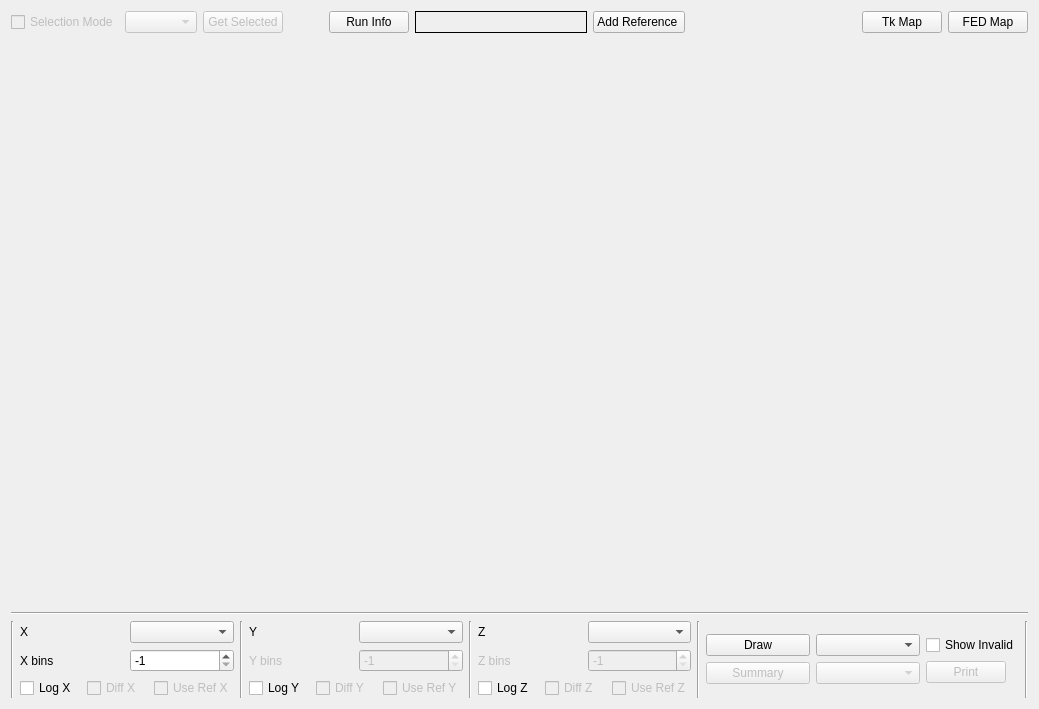
<?xml version="1.0" encoding="UTF-8"?>
<ui version="4.0">
 <class>TreeViewer</class>
 <widget class="QConnectedTabWidget" name="TreeViewer">
  <property name="geometry">
   <rect>
    <x>0</x>
    <y>0</y>
    <width>1039</width>
    <height>709</height>
   </rect>
  </property>
  <property name="windowTitle">
   <string>Tree Viewer</string>
  </property>
  <layout class="QGridLayout" name="gridLayout_2">
   <item row="0" column="0">
    <layout class="QVBoxLayout" name="verticalLayout_5">
     <item>
      <layout class="QHBoxLayout" name="horizontalLayout_4">
       <item>
        <layout class="QHBoxLayout" name="horizontalLayout_2">
         <item>
          <widget class="QCheckBox" name="chkSelMode">
           <property name="enabled">
            <bool>false</bool>
           </property>
           <property name="text">
            <string>Selection Mode</string>
           </property>
          </widget>
         </item>
         <item>
          <widget class="QComboBox" name="cmbCutOpt">
           <property name="enabled">
            <bool>false</bool>
           </property>
           <property name="sizePolicy">
            <sizepolicy hsizetype="Preferred" vsizetype="Fixed">
             <horstretch>0</horstretch>
             <verstretch>0</verstretch>
            </sizepolicy>
           </property>
          </widget>
         </item>
         <item>
          <widget class="QPushButton" name="btnGetSelected">
           <property name="enabled">
            <bool>false</bool>
           </property>
           <property name="text">
            <string>Get Selected</string>
           </property>
          </widget>
         </item>
         <item>
          <spacer name="horizontalSpacer_3">
           <property name="orientation">
            <enum>Qt::Horizontal</enum>
           </property>
           <property name="sizeHint" stdset="0">
            <size>
             <width>40</width>
             <height>20</height>
            </size>
           </property>
          </spacer>
         </item>
        </layout>
       </item>
       <item>
        <widget class="QPushButton" name="btnRunInfo">
         <property name="text">
          <string>Run Info</string>
         </property>
        </widget>
       </item>
       <item>
        <widget class="QLabel" name="lblInfo">
         <property name="sizePolicy">
          <sizepolicy hsizetype="Expanding" vsizetype="Preferred">
           <horstretch>0</horstretch>
           <verstretch>0</verstretch>
          </sizepolicy>
         </property>
         <property name="frameShape">
          <enum>QFrame::Box</enum>
         </property>
         <property name="text">
          <string/>
         </property>
        </widget>
       </item>
       <item>
        <widget class="QPushButton" name="btnRef">
         <property name="text">
          <string>Add Reference </string>
         </property>
        </widget>
       </item>
       <item>
        <spacer name="horizontalSpacer">
         <property name="orientation">
          <enum>Qt::Horizontal</enum>
         </property>
         <property name="sizeHint" stdset="0">
          <size>
           <width>40</width>
           <height>20</height>
          </size>
         </property>
        </spacer>
       </item>
       <item>
        <widget class="QPushButton" name="btnTkMap">
         <property name="text">
          <string>Tk Map</string>
         </property>
        </widget>
       </item>
       <item>
        <widget class="QPushButton" name="btnFedMap">
         <property name="text">
          <string>FED Map</string>
         </property>
        </widget>
       </item>
      </layout>
     </item>
     <item>
      <layout class="QGridLayout" name="gridLayout">
       <item row="0" column="0">
        <widget class="CustomTQtWidget" name="qtCanvas" native="true">
         <property name="enabled">
          <bool>true</bool>
         </property>
         <property name="sizePolicy">
          <sizepolicy hsizetype="Expanding" vsizetype="Expanding">
           <horstretch>0</horstretch>
           <verstretch>0</verstretch>
          </sizepolicy>
         </property>
         <property name="minimumSize">
          <size>
           <width>500</width>
           <height>500</height>
          </size>
         </property>
         <property name="autoFillBackground">
          <bool>true</bool>
         </property>
        </widget>
       </item>
      </layout>
     </item>
     <item>
      <widget class="Line" name="line_6">
       <property name="orientation">
        <enum>Qt::Horizontal</enum>
       </property>
      </widget>
     </item>
     <item>
      <layout class="QHBoxLayout" name="horizontalLayout_12">
       <item>
        <widget class="Line" name="line_4">
         <property name="orientation">
          <enum>Qt::Vertical</enum>
         </property>
        </widget>
       </item>
       <item>
        <layout class="QHBoxLayout" name="horizontalLayout_11">
         <item>
          <layout class="QVBoxLayout" name="xLayout">
           <item>
            <layout class="QHBoxLayout" name="horizontalLayout">
             <item>
              <widget class="QLabel" name="lblX">
               <property name="sizePolicy">
                <sizepolicy hsizetype="Minimum" vsizetype="Minimum">
                 <horstretch>0</horstretch>
                 <verstretch>0</verstretch>
                </sizepolicy>
               </property>
               <property name="text">
                <string>X</string>
               </property>
               <property name="buddy">
                <cstring>cmbX</cstring>
               </property>
              </widget>
             </item>
             <item>
              <widget class="QComboBox" name="cmbX"/>
             </item>
            </layout>
           </item>
           <item>
            <layout class="QHBoxLayout" name="horizontalLayout_5">
             <item>
              <widget class="QLabel" name="lblXBins">
               <property name="sizePolicy">
                <sizepolicy hsizetype="Minimum" vsizetype="Preferred">
                 <horstretch>0</horstretch>
                 <verstretch>0</verstretch>
                </sizepolicy>
               </property>
               <property name="text">
                <string>X bins</string>
               </property>
              </widget>
             </item>
             <item>
              <widget class="QSpinBox" name="xSpinBins">
               <property name="minimum">
                <number>-1</number>
               </property>
               <property name="maximum">
                <number>100000</number>
               </property>
               <property name="value">
                <number>-1</number>
               </property>
              </widget>
             </item>
            </layout>
           </item>
           <item>
            <layout class="QHBoxLayout" name="horizontalLayout_10">
             <item>
              <widget class="QCheckBox" name="chkLogX">
               <property name="text">
                <string>Log X</string>
               </property>
              </widget>
             </item>
             <item>
              <widget class="QCheckBox" name="chkDiffX">
               <property name="enabled">
                <bool>false</bool>
               </property>
               <property name="text">
                <string>Diff X</string>
               </property>
              </widget>
             </item>
             <item>
              <widget class="QCheckBox" name="chkRefX">
               <property name="enabled">
                <bool>false</bool>
               </property>
               <property name="text">
                <string>Use Ref X</string>
               </property>
              </widget>
             </item>
            </layout>
           </item>
          </layout>
         </item>
         <item>
          <widget class="Line" name="line">
           <property name="orientation">
            <enum>Qt::Vertical</enum>
           </property>
          </widget>
         </item>
         <item>
          <layout class="QVBoxLayout" name="yLayout">
           <item>
            <layout class="QHBoxLayout" name="horizontalLayout_3">
             <item>
              <widget class="QLabel" name="lblY">
               <property name="sizePolicy">
                <sizepolicy hsizetype="Minimum" vsizetype="Minimum">
                 <horstretch>0</horstretch>
                 <verstretch>0</verstretch>
                </sizepolicy>
               </property>
               <property name="text">
                <string>Y</string>
               </property>
               <property name="buddy">
                <cstring>cmbY</cstring>
               </property>
              </widget>
             </item>
             <item>
              <widget class="QComboBox" name="cmbY"/>
             </item>
            </layout>
           </item>
           <item>
            <layout class="QHBoxLayout" name="horizontalLayout_7">
             <item>
              <widget class="QLabel" name="lblYBins">
               <property name="enabled">
                <bool>false</bool>
               </property>
               <property name="text">
                <string>Y bins</string>
               </property>
              </widget>
             </item>
             <item>
              <widget class="QSpinBox" name="ySpinBins">
               <property name="enabled">
                <bool>false</bool>
               </property>
               <property name="minimum">
                <number>-1</number>
               </property>
               <property name="maximum">
                <number>100000</number>
               </property>
               <property name="value">
                <number>-1</number>
               </property>
              </widget>
             </item>
            </layout>
           </item>
           <item>
            <layout class="QHBoxLayout" name="horizontalLayout_13">
             <item>
              <widget class="QCheckBox" name="chkLogY">
               <property name="text">
                <string>Log Y</string>
               </property>
              </widget>
             </item>
             <item>
              <widget class="QCheckBox" name="chkDiffY">
               <property name="enabled">
                <bool>false</bool>
               </property>
               <property name="text">
                <string>Diff Y</string>
               </property>
              </widget>
             </item>
             <item>
              <widget class="QCheckBox" name="chkRefY">
               <property name="enabled">
                <bool>false</bool>
               </property>
               <property name="text">
                <string>Use Ref Y</string>
               </property>
              </widget>
             </item>
            </layout>
           </item>
          </layout>
         </item>
         <item>
          <widget class="Line" name="line_2">
           <property name="orientation">
            <enum>Qt::Vertical</enum>
           </property>
          </widget>
         </item>
         <item>
          <layout class="QVBoxLayout" name="zLayout">
           <item>
            <layout class="QHBoxLayout" name="horizontalLayout_6">
             <item>
              <widget class="QLabel" name="lblZ">
               <property name="sizePolicy">
                <sizepolicy hsizetype="Minimum" vsizetype="Minimum">
                 <horstretch>0</horstretch>
                 <verstretch>0</verstretch>
                </sizepolicy>
               </property>
               <property name="text">
                <string>Z</string>
               </property>
               <property name="buddy">
                <cstring>cmbZ</cstring>
               </property>
              </widget>
             </item>
             <item>
              <widget class="QComboBox" name="cmbZ">
               <property name="enabled">
                <bool>true</bool>
               </property>
              </widget>
             </item>
            </layout>
           </item>
           <item>
            <layout class="QHBoxLayout" name="horizontalLayout_8">
             <item>
              <widget class="QLabel" name="lblZBins">
               <property name="enabled">
                <bool>false</bool>
               </property>
               <property name="text">
                <string>Z bins</string>
               </property>
              </widget>
             </item>
             <item>
              <widget class="QSpinBox" name="zSpinBins">
               <property name="enabled">
                <bool>false</bool>
               </property>
               <property name="minimum">
                <number>-1</number>
               </property>
               <property name="maximum">
                <number>100000</number>
               </property>
               <property name="value">
                <number>-1</number>
               </property>
              </widget>
             </item>
            </layout>
           </item>
           <item>
            <layout class="QHBoxLayout" name="horizontalLayout_16">
             <item>
              <widget class="QCheckBox" name="chkLogZ">
               <property name="text">
                <string>Log Z</string>
               </property>
              </widget>
             </item>
             <item>
              <widget class="QCheckBox" name="chkDiffZ">
               <property name="enabled">
                <bool>false</bool>
               </property>
               <property name="text">
                <string>Diff Z</string>
               </property>
              </widget>
             </item>
             <item>
              <widget class="QCheckBox" name="chkRefZ">
               <property name="enabled">
                <bool>false</bool>
               </property>
               <property name="text">
                <string>Use Ref Z</string>
               </property>
              </widget>
             </item>
            </layout>
           </item>
          </layout>
         </item>
         <item>
          <widget class="Line" name="line_3">
           <property name="orientation">
            <enum>Qt::Vertical</enum>
           </property>
          </widget>
         </item>
         <item>
          <layout class="QVBoxLayout" name="verticalLayout_4">
           <item>
            <layout class="QHBoxLayout" name="horizontalLayout_15">
             <item>
              <layout class="QVBoxLayout" name="verticalLayout_6">
               <item>
                <widget class="QPushButton" name="btnDraw">
                 <property name="text">
                  <string>Draw</string>
                 </property>
                </widget>
               </item>
               <item>
                <widget class="QPushButton" name="btnShowSummary">
                 <property name="enabled">
                  <bool>false</bool>
                 </property>
                 <property name="text">
                  <string>Summary</string>
                 </property>
                </widget>
               </item>
              </layout>
             </item>
             <item>
              <layout class="QVBoxLayout" name="verticalLayout_8">
               <item>
                <widget class="QComboBox" name="cmbDrawOpt"/>
               </item>
               <item>
                <widget class="QComboBox" name="cmbSummaryHists">
                 <property name="enabled">
                  <bool>false</bool>
                 </property>
                </widget>
               </item>
              </layout>
             </item>
            </layout>
           </item>
          </layout>
         </item>
        </layout>
       </item>
       <item>
        <layout class="QVBoxLayout" name="verticalLayout_7">
         <item>
          <layout class="QHBoxLayout" name="horizontalLayout_9">
           <item>
            <layout class="QVBoxLayout" name="verticalLayout_11">
             <item>
              <widget class="QCheckBox" name="chkShowInvalid">
               <property name="sizePolicy">
                <sizepolicy hsizetype="Fixed" vsizetype="Fixed">
                 <horstretch>0</horstretch>
                 <verstretch>0</verstretch>
                </sizepolicy>
               </property>
               <property name="text">
                <string>Show Invalid</string>
               </property>
              </widget>
             </item>
             <item>
              <widget class="QPushButton" name="btnPrintToFile">
               <property name="enabled">
                <bool>false</bool>
               </property>
               <property name="sizePolicy">
                <sizepolicy hsizetype="Fixed" vsizetype="Fixed">
                 <horstretch>0</horstretch>
                 <verstretch>0</verstretch>
                </sizepolicy>
               </property>
               <property name="text">
                <string>Print</string>
               </property>
               <property name="icon">
                <iconset>
                 <normaloff>../../../../../../../../../opt/cmssw/shifter/avartak/qtRoot/NewCommissioningGui/Development/NewCommissioner/images/Save-as-icon.png</normaloff>../../../../../../../../../opt/cmssw/shifter/avartak/qtRoot/NewCommissioningGui/Development/NewCommissioner/images/Save-as-icon.png</iconset>
               </property>
              </widget>
             </item>
            </layout>
           </item>
          </layout>
         </item>
        </layout>
       </item>
       <item>
        <widget class="Line" name="line_7">
         <property name="orientation">
          <enum>Qt::Vertical</enum>
         </property>
        </widget>
       </item>
      </layout>
     </item>
    </layout>
   </item>
  </layout>
 </widget>
 <customwidgets>
  <customwidget>
   <class>CustomTQtWidget</class>
   <extends>QWidget</extends>
   <header>CustomTQtWidget.h</header>
   <container>1</container>
  </customwidget>
  <customwidget>
   <class>QConnectedTabWidget</class>
   <extends>QWidget</extends>
   <header>QConnectedTabWidget.h</header>
   <container>1</container>
  </customwidget>
 </customwidgets>
 <resources/>
 <connections/>
</ui>
